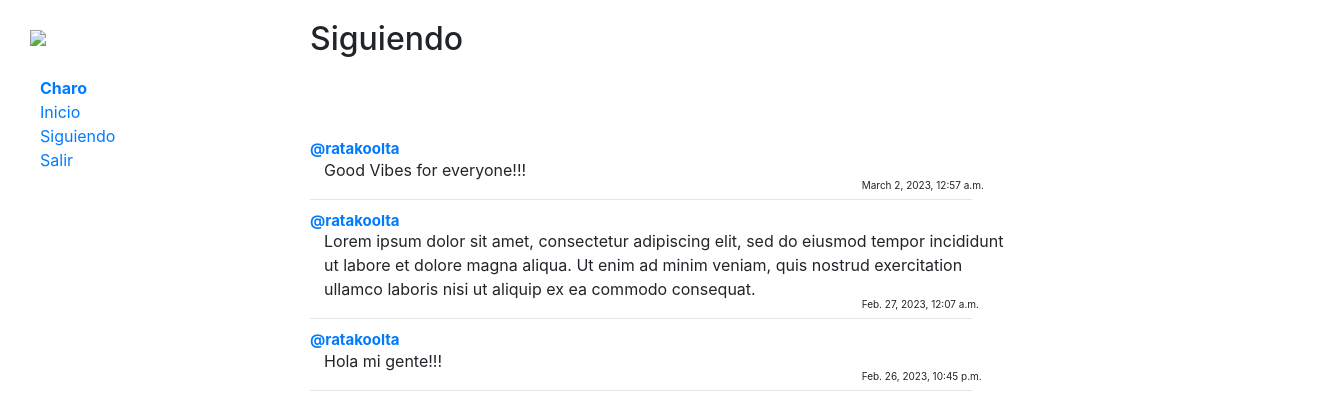
The app's page /following (signed in) with its own data.
### network/models.py (models this page shows, shortened)
class User(AbstractUser):
    pass

class Post(models.Model):
    user = models.ForeignKey(User, on_delete=models.CASCADE, related_name="autor")
    post = models.CharField(max_length=140)
    date = models.DateTimeField(auto_now_add=True)

### network/views.py (the view)
# urls.py: path("following", views.following, name="following"),
def following(request):
    currentUser = User.objects.get(pk=request.user.id)
    userFollowing = Follow.objects.filter(user=currentUser)
    allPosts = Post.objects.all().order_by('id').reverse()
    siguiendoPosts = []
    for post in allPosts:
        for person in userFollowing:
            if person.followed == post.user:
                siguiendoPosts.append(post)
    paginator = Paginator(siguiendoPosts, 10)
    paginas = request.GET.get('page')
    publicaciones = paginator.get_page(paginas)
    return render(request, "network/following.html", {
        "publicaciones": publicaciones
    })

### network/templates/network/following.html (shortened to what this page needs)
{% extends "network/layout.html" %}
{% block body %}
    {% if user.is_authenticated %}
        <h2 style="margin-top: 20px;">Siguiendo</h2> <br><br><br>
        <div class="inicio">
            {% for post in publicaciones %}
                <div>
                    <p id="usuario"><a href="{% url 'profile' user_id=post.user.id %}">@{{ post.user }}</a></p>
                    <p id="post"> {{ post.post }}</p>
                    <p id="fecha">{{ post.date }}</p>
                    <hr style="margin-bottom: 10px;">
                </div>
            {% endfor %}
        </div>
    {% endif %}
{% endblock %}

### network/templates/network/layout.html (shortened to what this page needs)
{% load static %}
<!DOCTYPE html>
<html lang="en">
    <head>
        <link rel="stylesheet" href="https://stackpath.bootstrapcdn.com/bootstrap/4.4.1/css/bootstrap.min.css">
        <link href="{% static 'network/styles.css' %}" rel="stylesheet">
        <link rel="stylesheet" href="https://cdnjs.cloudflare.com/ajax/libs/font-awesome/4.7.0/css/font-awesome.min.css">
    </head>
    <body>
        <div class="row">
            <div class="sidebar col-lg-2 col-md-3" id="side" style="width: 250px;">
                <a href="{% url 'index' %}"><img id="logo" src="https://res.cloudinary.com/db90zkbrv/image/upload/v1677458586/logo_geoodt.png"></a>
              <ul>
                {% if user.is_authenticated %}
                    <div>
                        <a href="{% url 'profile' user_id=user.id %}"><strong>{{ user.username }}</strong></a>
                    </div>
                {% endif %}
                    <div>
                        <a href="{% url 'index' %}">Inicio</a>
                    </div>
                {% if user.is_authenticated %}
                    <div>
                        <a href="{% url 'following' %}">Siguiendo</a>
                    </div>
                    <div>
                        <a href="{% url 'logout' %}">Salir</a>
                    </div>
                {% endif %}
              </ul>
            </div>
            <div class="main col-lg-10 col-md-9" id="main">
                    {% block body %}
                    {% endblock %}
            </div>
        </div>
    </body>
</html>

### network/static/network/styles.css (style rules this page uses)
#side { position: fixed; width: 310px; }
#main { margin-left: 310px; }
hr { width: 60%; margin-left: 0%; }
#usuario { font-weight: bold; margin-bottom: -3px; font-size: 15px; }
#post { margin-left: 14px; width: 690px; }
#fecha { font-size: 10px; margin-left: 50%; margin-top: -20px; margin-bottom: -10px; }
#logo { width: 250px; margin: 30px; }
body { overflow-x: hidden; }

### records on screen
User: username "Charo"
Post: user "ratakoolta", post "Good Vibes for everyone!!!", date "March 2, 2023, 12:57 a.m."
Post: user "ratakoolta", post "Lorem ipsum dolor sit amet, consectetur adipiscing elit, sed do eiusmod tempor incididunt ut labore et dolore magna aliqua. Ut enim ad minim veniam, quis nostrud exercitation ullamco laboris nisi ut aliquip ex ea commodo consequat.", date "Feb. 27, 2023, 12:07 a.m."
Post: user "ratakoolta", post "Hola mi gente!!!", date "Feb. 26, 2023, 10:45 p.m."
